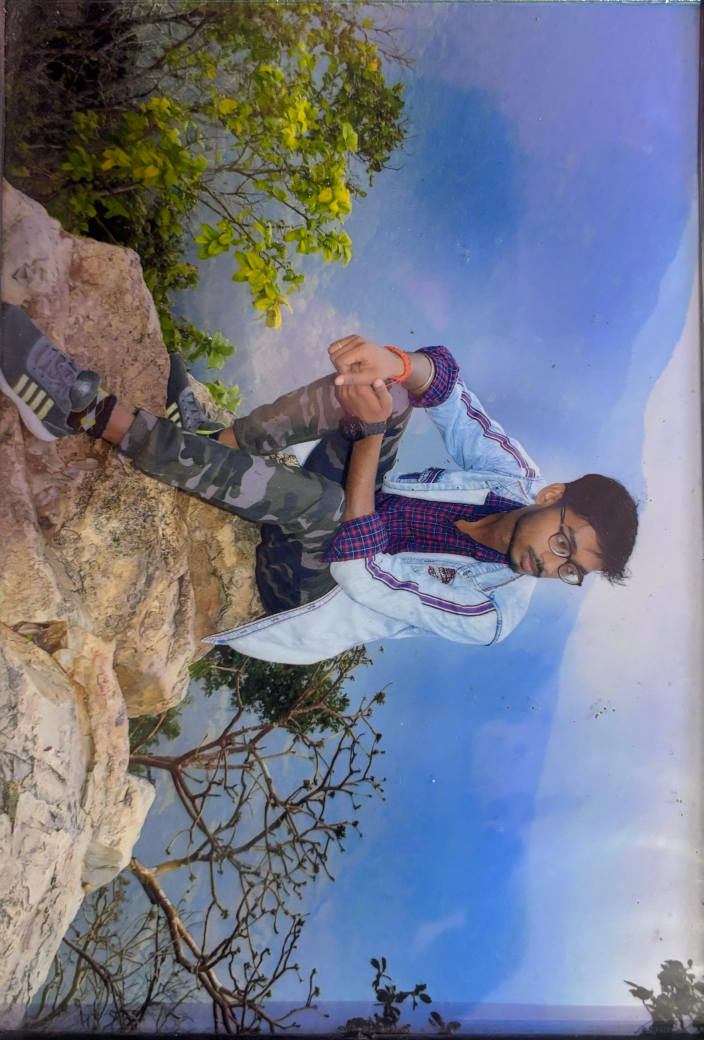
#> input picture liveframe/staticfiles/pic1.jpeg, 2813 x 4160 px (shown at 1/4 size)
$ python -i utils.py   (imports and definitions only)
#> lines starting #> are read from the running program, lines starting #| are printed output that depends on the picture
import cv2
import numpy as np

def modify_frame(frame):
    # Load the reference image
    overlay_frame=""
    reference_image = cv2.imread('static/pic1.jpeg', cv2.IMREAD_GRAYSCALE)
    if reference_image is None:
        print("Reference image not found.")
        return

    # Initialize ORB detector
    orb = cv2.ORB_create()

    # Detect keypoints and compute descriptors for the reference image
    kp_ref, des_ref = orb.detectAndCompute(reference_image, None)

    # Start the live camera feed
    # camera = cv2.VideoCapture(camera_url)
    video_capture = cv2.VideoCapture('static/vid1.mp4')

    # if not camera.isOpened() or not video_capture.isOpened():
    #     print("Error: Cannot open video feed or camera.")
    #     return


    # Convert frame to grayscale for feature detection
    gray_frame = cv2.cvtColor(frame, cv2.COLOR_BGR2GRAY)

    # Detect keypoints and compute descriptors in the live frame
    kp_frame, des_frame = orb.detectAndCompute(gray_frame, None)

    # If descriptors are detected, proceed to feature matching
    if des_frame is not None and des_ref is not None:
        bf = cv2.BFMatcher(cv2.NORM_HAMMING, crossCheck=True)
        matches = bf.match(des_ref, des_frame)

        # Sort matches by distance and use the best 20 matches
        matches = sorted(matches, key=lambda x: x.distance)[:20]

        # Find the bounding box of the matched keypoints
        if matches:
            src_pts = np.float32([kp_ref[m.queryIdx].pt for m in matches]).reshape(-1, 1, 2)
            dst_pts = np.float32([kp_frame[m.trainIdx].pt for m in matches]).reshape(-1, 1, 2)

            # Compute the homography
            M, mask = cv2.findHomography(src_pts, dst_pts, cv2.RANSAC, 5.0)

            if M is not None:
                h, w = reference_image.shape
                pts = np.float32([[0, 0], [0, h - 1], [w - 1, h - 1], [w - 1, 0]]).reshape(-1, 1, 2)
                dst = cv2.perspectiveTransform(pts, M)

                # Overlay the video only on the detected area
                ret, video_frame = video_capture.read()
                if not ret:
                    # If the video has ended, restart it from the beginning
                    video_capture.set(cv2.CAP_PROP_POS_FRAMES, 0)
                    ret, video_frame = video_capture.read()
                if ret:
                    h_v, w_v, _ = frame.shape
                    video_frame_resized = cv2.resize(video_frame, (w, h))

                    # Create a mask for the detected region
                    mask = np.zeros_like(frame, dtype=np.uint8)
                    cv2.fillPoly(mask, [np.int32(dst)], (255, 255, 255))

                    # Warp the video frame to fit the detected area
                    warped_video = cv2.warpPerspective(video_frame_resized, M, (w_v, h_v))

                    # Blend only the detected area with the video
                    overlay_frame = cv2.bitwise_and(warped_video, mask) + cv2.bitwise_and(frame, cv2.bitwise_not(mask))

                    # Display the resulting frame
                    # cv2.imshow("Feature Matching Overlay", overlay_frame)
    return overlay_frame


''''
import cv2
import numpy as np


def initialize_camera(url):
    """Initialize the phone camera stream."""
    cap = cv2.VideoCapture(url)
    if not cap.isOpened():
        raise ValueError(f"Error: Cannot access phone camera at {url}!")
    return cap


def initialize_overlay_video(video_path):
    """Initialize the overlay video."""
    cap = cv2.VideoCapture(video_path)
    if not cap.isOpened():
        raise ValueError(f"Error: Cannot open overlay video at {video_path}!")
    return cap


def find_homography_and_draw(template_kp, frame_kp, matches, template_shape):
    """Find the homography matrix and draw the detected region."""
    src_pts = np.float32([template_kp[m.queryIdx].pt for m in matches]).reshape(-1, 1, 2)
    dst_pts = np.float32([frame_kp[m.trainIdx].pt for m in matches]).reshape(-1, 1, 2)

    # Compute homography
    matrix, mask = cv2.findHomography(src_pts, dst_pts, cv2.RANSAC, 5.0)
    if matrix is None:
        return None, None

    # Template corners for perspective transformation
    h, w = template_shape
    corners = np.float32([[0, 0], [0, h], [w, h], [w, 0]]).reshape(-1, 1, 2)
    transformed_corners = cv2.perspectiveTransform(corners, matrix)

    return matrix, transformed_corners


def apply_overlay(frame_live, overlay_frame, corners):
    """Warp overlay frame to match the detected area and blend it with the live video frame."""
    overlay_h, overlay_w = overlay_frame.shape[:2]
    src_overlay_pts = np.float32([[0, 0], [0, overlay_h], [overlay_w, overlay_h], [overlay_w, 0]])
    dst_overlay_pts = np.float32(corners)

    transform_matrix = cv2.getPerspectiveTransform(src_overlay_pts, dst_overlay_pts)
    warped_overlay = cv2.warpPerspective(overlay_frame, transform_matrix, (frame_live.shape[1], frame_live.shape[0]))

    # Create mask for overlay
    mask = np.zeros_like(frame_live, dtype=np.uint8)
    cv2.fillPoly(mask, [np.int32(corners)], (255, 255, 255))

    # Blend overlay with live frame
    mask_inv = cv2.bitwise_not(mask)
    frame_background = cv2.bitwise_and(frame_live, mask_inv)
    overlay_foreground = cv2.bitwise_and(warped_overlay, mask)

    return cv2.add(frame_background, overlay_foreground)


def modify_frame(frame_live):
    # Load the template image
    template = cv2.imread('static/pic1.jpeg', 0)
    if template is None:
        raise ValueError("Error: Template image not found!")

    # Initialize feature detector (ORB for speed)
    orb = cv2.ORB_create(nfeatures=1000)
    template_keypoints, template_descriptors = orb.detectAndCompute(template, None)
    matcher = cv2.BFMatcher(cv2.NORM_HAMMING, crossCheck=False)

    # Camera and overlay video initialization
    overlay_video_path = 'static/vid1.mp4'
    cap_overlay = initialize_overlay_video(overlay_video_path)

    # Resize live frame for faster processing
    frame_live_resized = cv2.resize(frame_live, (640, 360))

    # Read overlay video frame
    ret_overlay, frame_overlay = cap_overlay.read()
    if not ret_overlay:
        cap_overlay.set(cv2.CAP_PROP_POS_FRAMES, 0)
        ret_overlay, frame_overlay = cap_overlay.read()

    # Resize overlay for better blending performance
    frame_overlay_resized = cv2.resize(frame_overlay, (320, 180))

    frame_gray = cv2.cvtColor(frame_live_resized, cv2.COLOR_BGR2GRAY)
    frame_keypoints, frame_descriptors = orb.detectAndCompute(frame_gray, None)

    # Match descriptors
    if frame_descriptors is not None and template_descriptors is not None:
        raw_matches = matcher.knnMatch(template_descriptors, frame_descriptors, k=2)

        # Apply Lowe's ratio test
        good_matches = [m for m, n in raw_matches if m.distance < 0.75 * n.distance]

        # Proceed if sufficient matches are found
        if len(good_matches) > 10:
            matrix, transformed_corners = find_homography_and_draw(
                template_keypoints, frame_keypoints, good_matches, template.shape
            )

            if matrix is not None:
                # Scale transformed corners to match original frame size
                scale_x = frame_live.shape[1] / frame_live_resized.shape[1]
                scale_y = frame_live.shape[0] / frame_live_resized.shape[0]
                transformed_corners *= [scale_x, scale_y]

                # Apply overlay
                frame_live = apply_overlay(frame_live, frame_overlay_resized, transformed_corners)

    return frame_live

    '''

>>> import cv2
>>> picture = cv2.imread('../staticfiles/pic1.jpeg')
#> picture is the input picture: shape (4160, 2813, 3); mean B, G, R 137.8, 120.7, 115.3
>>> result = modify_frame(picture)
#> in modify_frame, `reference_image = cv2.imread('static/pic1.jpeg', cv2.IMREAD_GRAYSCALE)`:
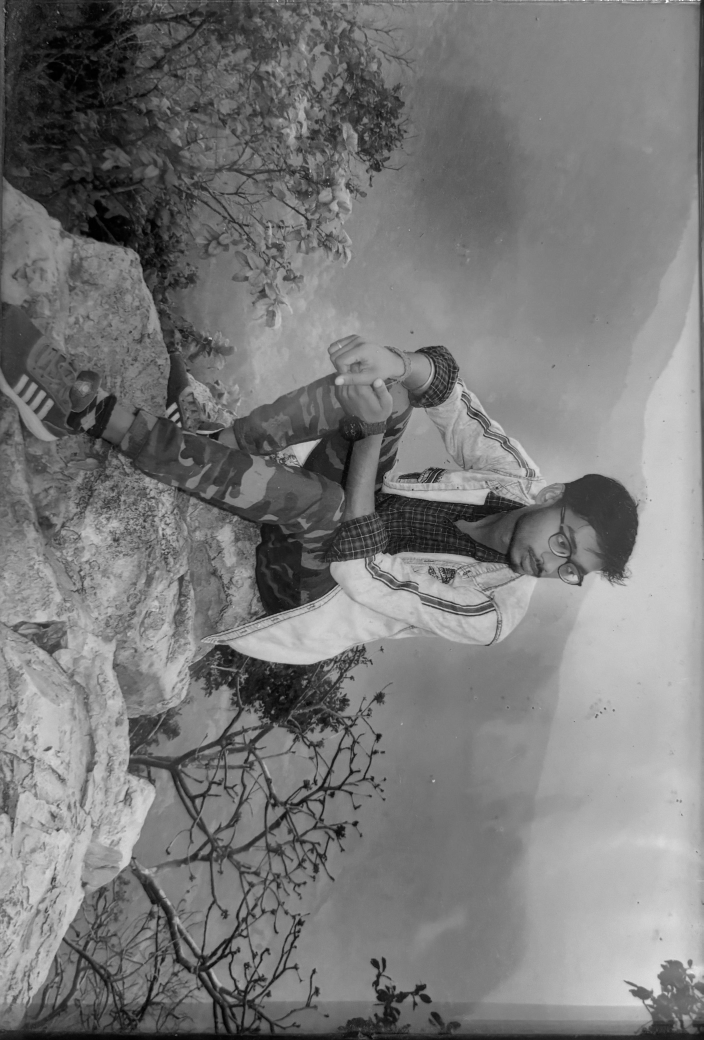
#> reference_image: shape (4160, 2813) (shown at 1/4 size); min 0, max 255, mean 121
#> in modify_frame, `kp_ref, des_ref = orb.detectAndCompute(reference_image, None)`: kp_ref = 500 keypoints; strongest (x, y, size): (1730, 1930, 37.2), (1731, 1928, 53.6), (1650, 1960, 44.6), (1729, 1930, 44.6)
#> (the run stopped early here; a loop or call above may not have finished)
